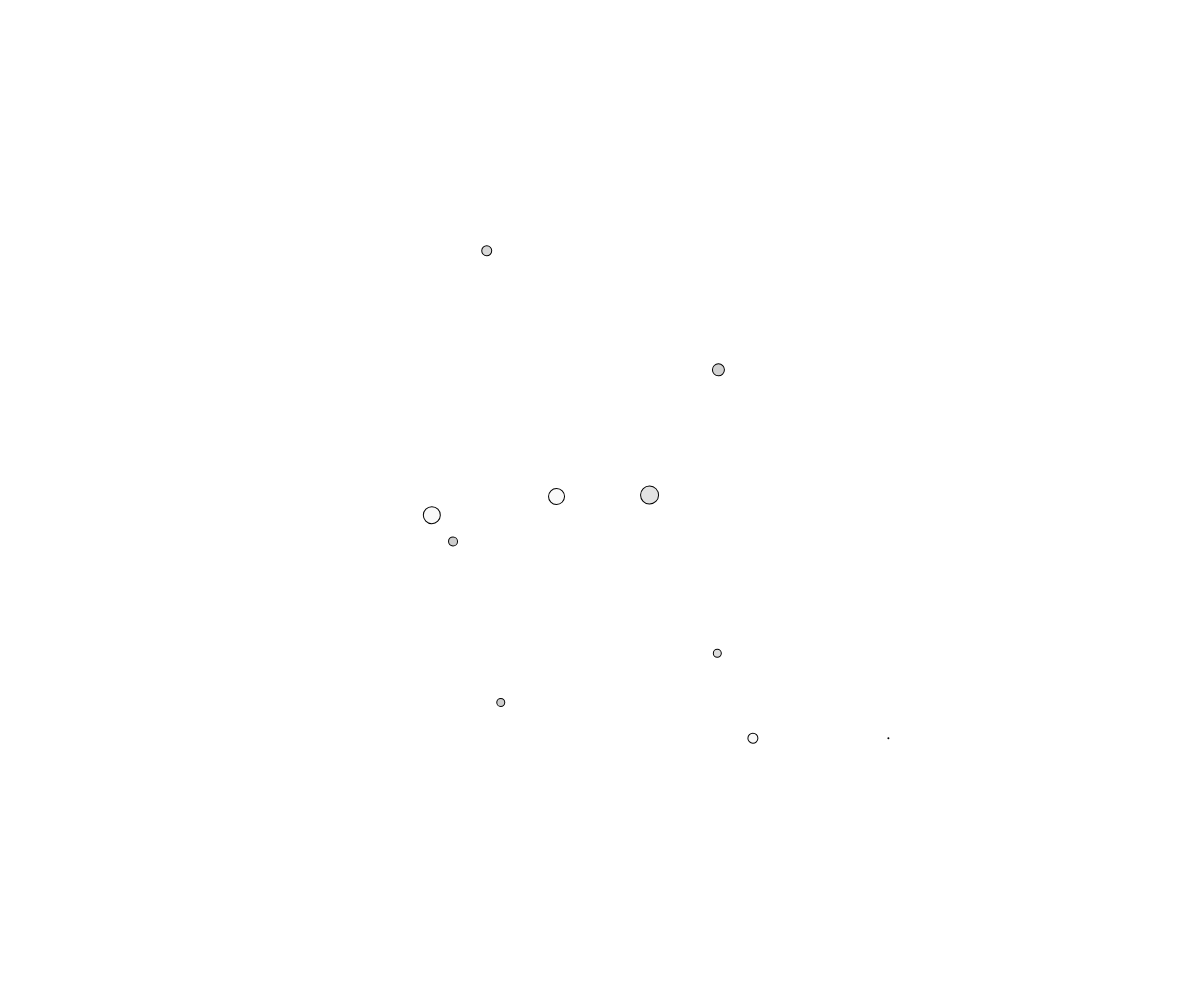
Frame 1 (no input)
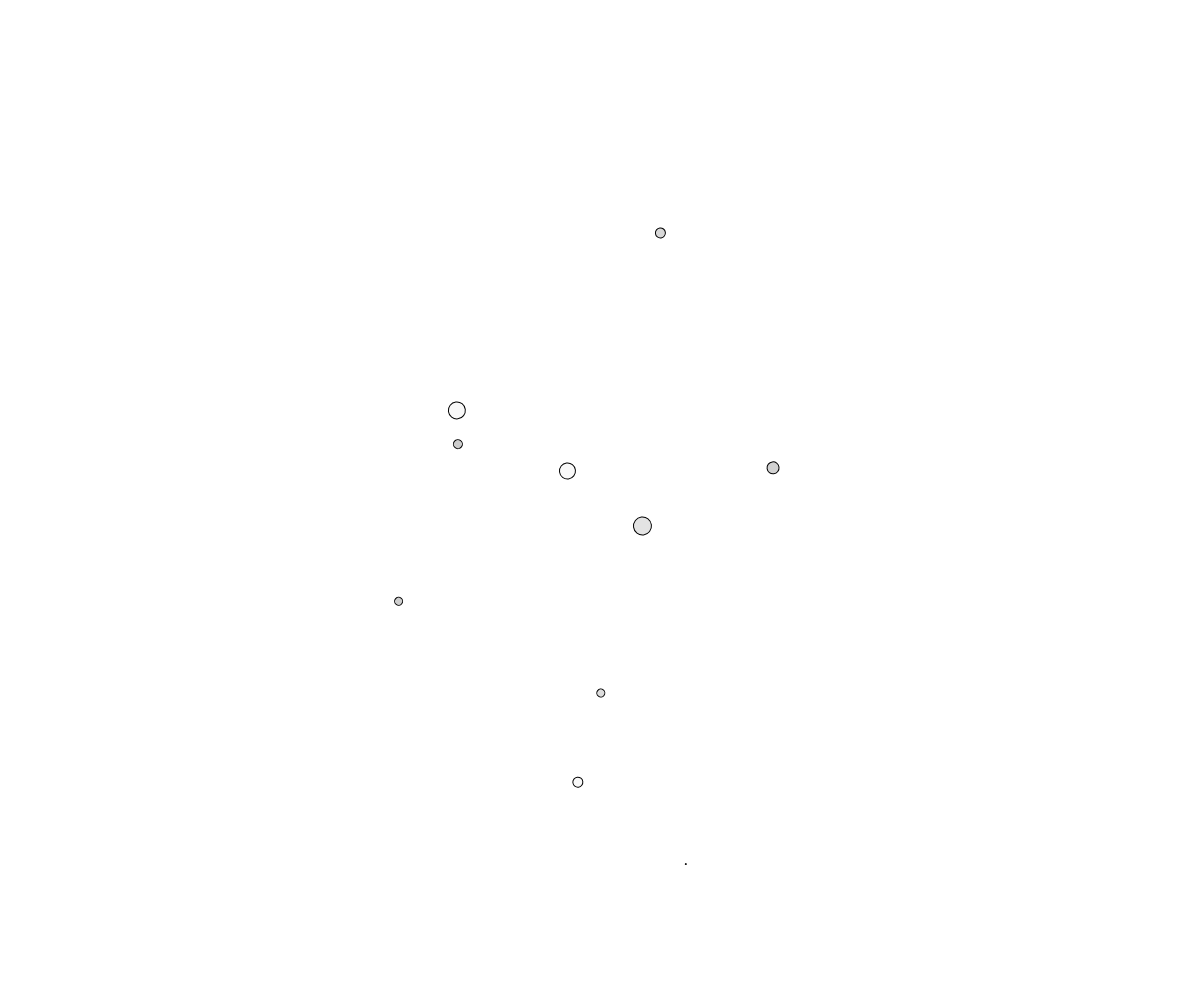
Frame 60 (no input)
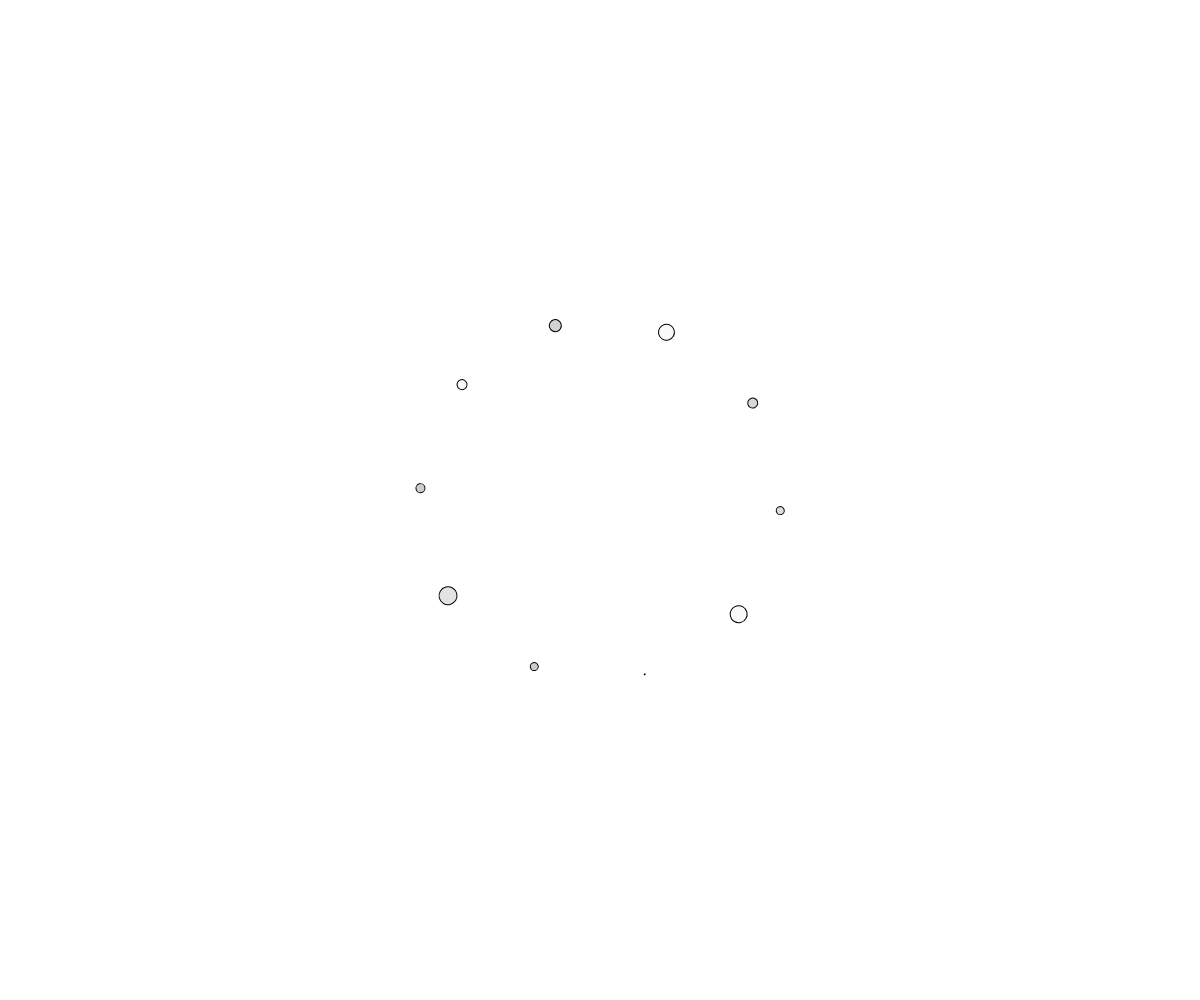
Frame 120 (the mouse pressed at the canvas centre since frame 60)

The p5.js sketch that drew these frames (run headless with seeded random() and noise() and a simulated clock; from frame 60 on, the mouse is pressed at the canvas centre):

// p5.js sketch
// ── sketch.js
"use strict";

var count = 10;
var radius = 180;

var dots = [];

function setup() {
  createCanvas(windowWidth, windowHeight);

  for (var i = 0; i < count; i++) {
    dots.push(new Dot(i));
  }
}

function draw() {
  background(255);
  translate(windowWidth / 2, windowHeight / 2);
  rotate(frameCount * 0.011);
  translate(-windowWidth / 2, -windowHeight / 2);
  var fader =
    1 - (Math.abs(mouseX - windowWidth / 2) / (windowWidth / 2)) * 0.5;
  for (var i = 0; i < count; i++) {
    dots[i].update(fader);
    dots[i].render();
  }
}

function Dot(i) {
  var circleX = Math.floor(
    Math.cos((i * 2 * Math.PI) / count) * radius + windowWidth / 2
  );
  var circleY = Math.floor(
    Math.sin((i * 2 * Math.PI) / count) * radius + windowHeight / 2
  );
  this.circlePos = createVector(circleX, circleY);
  this.randomPos = createVector(
    Math.floor(Math.random() * height + (width - height) / 2),
    Math.floor(Math.random() * height)
  );
  this.currentPos = this.randomPos.copy();
  this.size = Math.floor(Math.random() * 18 + 1);
  this.fillColor = color(Math.random() * 50 + 200);
}

Dot.prototype.update = function (fader) {
  this.currentPos.x = lerp(this.randomPos.x, this.circlePos.x, fader);
  this.currentPos.y = lerp(this.randomPos.y, this.circlePos.y, fader);
  // this.size = Math.floor(Math.sin(frameCount * 0.01) * 20 + 5);
};

Dot.prototype.render = function () {
  stroke(0);
  fill(this.fillColor);
  ellipse(this.currentPos.x, this.currentPos.y, this.size, this.size);
};

// ── particles.js
class Particle {
  constructor() {
    this.pos = createVector(0, 0);
    this.angle = random(TWO_PI);
    // this.r = random(10, 300);
    this.r = 400;
    // this.r1 = 0;

    this.size = random(5, 25);

    // this.pos = createVector(x, y);

    // this.pos.x = x;
    // this.pos.y = y;
    // this.vel = p5.Vector.random2D();
    // this.acc = createVector(0, 0);
    // this.maxspeed = 5;
  }

  update() {
    // this.vel.add(this.acc);
    // this.vel.limit(this.maxspeed);
    // this.pos.add(this.vel);

    // this.acc.mult(0);
    // this.edges();
    // let m = random(-5, +5);
    // this.r1 = this.r + random(-5, +5);
    this.r1 = this.r + map(mouseX, 0, width, -125, +125);

    this.pos.x = this.r1 * cos(this.angle);
    this.pos.y = this.r1 * sin(this.angle);
    // this.angle += 0.01;
  }

  show() {
    strokeWeight(1);
    stroke(252, 0, 0);
    fill(252, 238, 33);
    circle(this.pos.x, this.pos.y, this.size);
  }

  // edges() {
  //   if (this.pos.x > width) {
  //     this.pos.x = 0;
  //   }
  //   if (this.pos.x < 0) {
  //     this.pos.x = width;
  //   }
  //   if (this.pos.y > height) {
  //     this.pos.y = 0;
  //   }
  //   if (this.pos.y < 0) {
  //     this.pos.y = height;
  //   }
  // }
}

// ── sketchOG.js
"use strict";

var count = 150;
var radius = 180;

var dots = [];

function setup() {
  createCanvas(windowWidth, windowHeight);

  for (var i = 0; i < count; i++) {
    dots.push(new Dot(i));
  }
}

function draw() {
  background(255);

  rotateAll();
  var fader =
    1 - (Math.abs(mouseX - windowWidth / 2) / (windowWidth / 2)) * 0.5;
  for (var i = 0; i < count; i++) {
    dots[i].update(fader);
    dots[i].render();
  }
}

function Dot(i) {
  var circleX = Math.floor(
    cos((i * 2 * Math.PI) / count) * radius + windowWidth / 2
  );
  var circleY = Math.floor(
    sin((i * 2 * Math.PI) / count) * radius + windowHeight / 2
  );
  this.circlePos = createVector(circleX, circleY);
  this.randomPos = createVector(
    Math.floor(Math.random() * height + (width - height) / 2),
    Math.floor(Math.random() * height)
  );
  this.pos = this.randomPos.copy();
  this.size = Math.floor(Math.random() * 18 + 1);
  this.fillColor = color(Math.random() * 50 + 200);
}

Dot.prototype.update = function (fader) {
  this.pos.x = lerp(this.randomPos.x, this.circlePos.x, fader);
  this.pos.y = lerp(this.randomPos.y, this.circlePos.y, fader);
  // this.size = Math.floor(Math.sin(frameCount * 0.01) * 20 + 5);
};

Dot.prototype.render = function () {
  stroke(0);
  fill(this.fillColor);
  ellipse(this.pos.x, this.pos.y, this.size, this.size);
};

function rotateAll() {
  // rotate everything forever with framecoiunt variable

  translate(windowWidth / 2, windowHeight / 2);
  rotate(frameCount * 0.01);
  translate(-windowWidth / 2, -windowHeight / 2);
}
